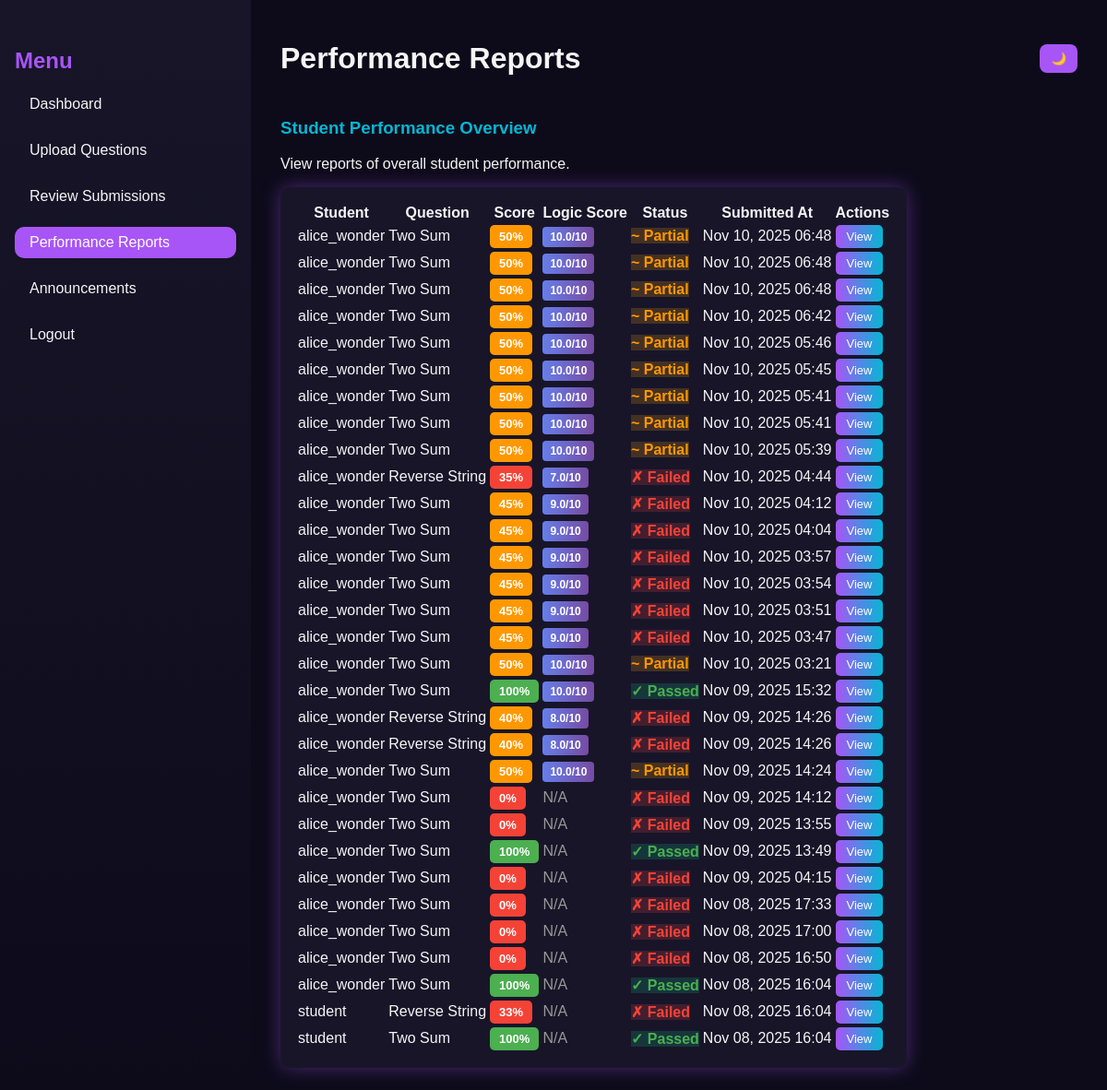
The page /faculty/performance-reports/ (signed in) on the database as committed earlier.
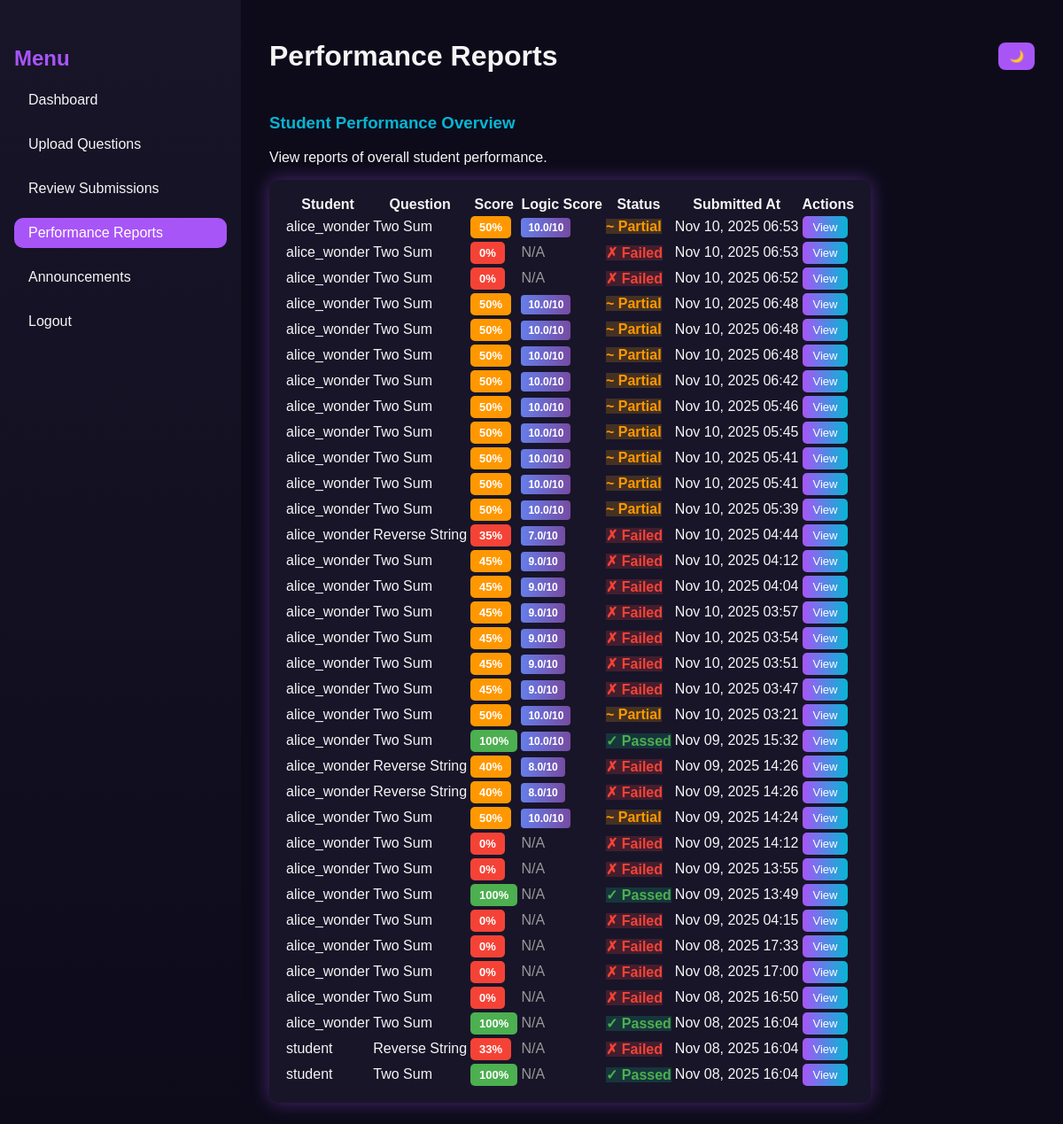
The same page on the database as committed later.
### core/models.py (models this page shows, shortened)
class Submission(models.Model):
    student = models.ForeignKey(Student, on_delete=models.CASCADE)
    question = models.ForeignKey(Question, on_delete=models.CASCADE)
    code = models.TextField()
    language = models.CharField(max_length=20)
    result = models.JSONField(null=True, blank=True)  # store output, correctness, AI feedback
    score = models.FloatField(default=0)
    submitted_at = models.DateTimeField(auto_now_add=True)

class Student(models.Model):
    user = models.OneToOneField(User, on_delete=models.CASCADE)
    faculty = models.ForeignKey(Faculty, on_delete=models.SET_NULL, null=True, blank=True)
    group = models.CharField(max_length=100, blank=True, null=True)

class Question(models.Model):
    faculty = models.ForeignKey(Faculty, on_delete=models.CASCADE, related_name='questions')
    title = models.CharField(max_length=255)
    description = models.TextField()
    difficulty = models.CharField(
        max_length=20,
        choices=[('Easy', 'Easy'), ('Medium', 'Medium'), ('Hard', 'Hard')],
        default='Easy'
    )
    marks = models.IntegerField(default=0)
    created_at = models.DateTimeField(auto_now_add=True)
    example_input = models.TextField(blank=True)
    example_output = models.TextField(blank=True)
    constraints = models.TextField(blank=True)

### core/views.py (the view)
# urls.py: path('faculty/performance-reports/', views.performance_reports, name='performance_reports'),
@login_required
def performance_reports(request):
    submissions = Submission.objects.select_related('student__user', 'question').order_by('-submitted_at')
    return render(request, 'core/performance_reports.html', {"submissions": submissions})

### core/templates/core/performance_reports.html (shortened to what this page needs)
{% load static %}
<!DOCTYPE html>
<html lang="en">
<head>
  <link rel="stylesheet" href="{% static 'dynamic/CSS/faculty_dashboard.css' %}" />
</head>
<body>
  <div class="dashboard">
    <aside class="sidebar">
      <h2 class="menu-title">Menu</h2>
      <ul>
        <li><a href="{% url 'faculty_dashboard' %}">Dashboard</a></li>
        <li><a href="{% url 'upload_question' %}">Upload Questions</a></li>
        <li><a href="{% url 'review_submissions' %}">Review Submissions</a></li>
        <li><a href="{% url 'performance_reports' %}" class="active">Performance Reports</a></li>
        <li><a href="{% url 'faculty_announcements' %}">Announcements</a></li>
        <li><a href="{% url 'logout' %}">Logout</a></li>
      </ul>
    </aside>
    <main class="main-content">
      <header class="topbar">
        <h1>Performance Reports</h1>
        <div class="theme-toggle">
          <button id="themeToggle">🌙</button>
        </div>
      </header>
      <section class="overview">
        <h3>Student Performance Overview</h3>
        <p>View reports of overall student performance.</p>
        <table class="performance-table">
          <thead>
            <tr>
              <th>Student</th>
              <th>Question</th>
              <th>Score</th>
              <th>Logic Score</th>
              <th>Status</th>
              <th>Submitted At</th>
              <th>Actions</th>
            </tr>
          </thead>
          <tbody>
            {% for submission in submissions %}
              <tr>
                <td>{{ submission.student.user.username }}</td>
                <td>{{ submission.question.title }}</td>
                <td>
                  <span class="score-badge {% if submission.score >= 70 %}score-high{% elif submission.score >= 40 %}score-medium{% else %}score-low{% endif %}">
                    {{ submission.score|floatformat:0 }}%
                  </span>
                </td>
                <td>
                  {% if submission.result.logic_score is not None %}
                    <span class="logic-badge">{{ submission.result.logic_score }}/10</span>
                  {% else %}
                    <span style="color: #999;">N/A</span>
                  {% endif %}
                </td>
                <td>
                  {% if submission.score == 100 %}
                    <span class="status-passed">✓ Passed</span>
                  {% elif submission.score >= 50 %}
                    <span class="status-partial">~ Partial</span>
                  {% else %}
                    <span class="status-failed">✗ Failed</span>
                  {% endif %}
                </td>
                <td>{{ submission.submitted_at|date:"M d, Y H:i" }}</td>
                <td>
                  <button class="view-btn" onclick="showDetails({{ submission.id }})">View</button>
                </td>
              </tr>
            {% empty %}
              <tr>
                <td colspan="7">No submissions yet.</td>
              </tr>
            {% endfor %}
          </tbody>
        </table>
      </section>
    </main>
  </div>
</body>
</html>

Rows that differ between the two databases and show on the page:
added Submission: student.user.username "alice_wonder", question "Two Sum", score "50", result.logic_score "10.0", shows "~ Partial", submitted_at "Nov 10, 2025 06:53"
added Submission: student.user.username "alice_wonder", question "Two Sum", score "0", shows "N/A", shows "✗ Failed", submitted_at "Nov 10, 2025 06:53"
added Submission: student.user.username "alice_wonder", question "Two Sum", score "0", shows "N/A", shows "✗ Failed", submitted_at "Nov 10, 2025 06:52"
